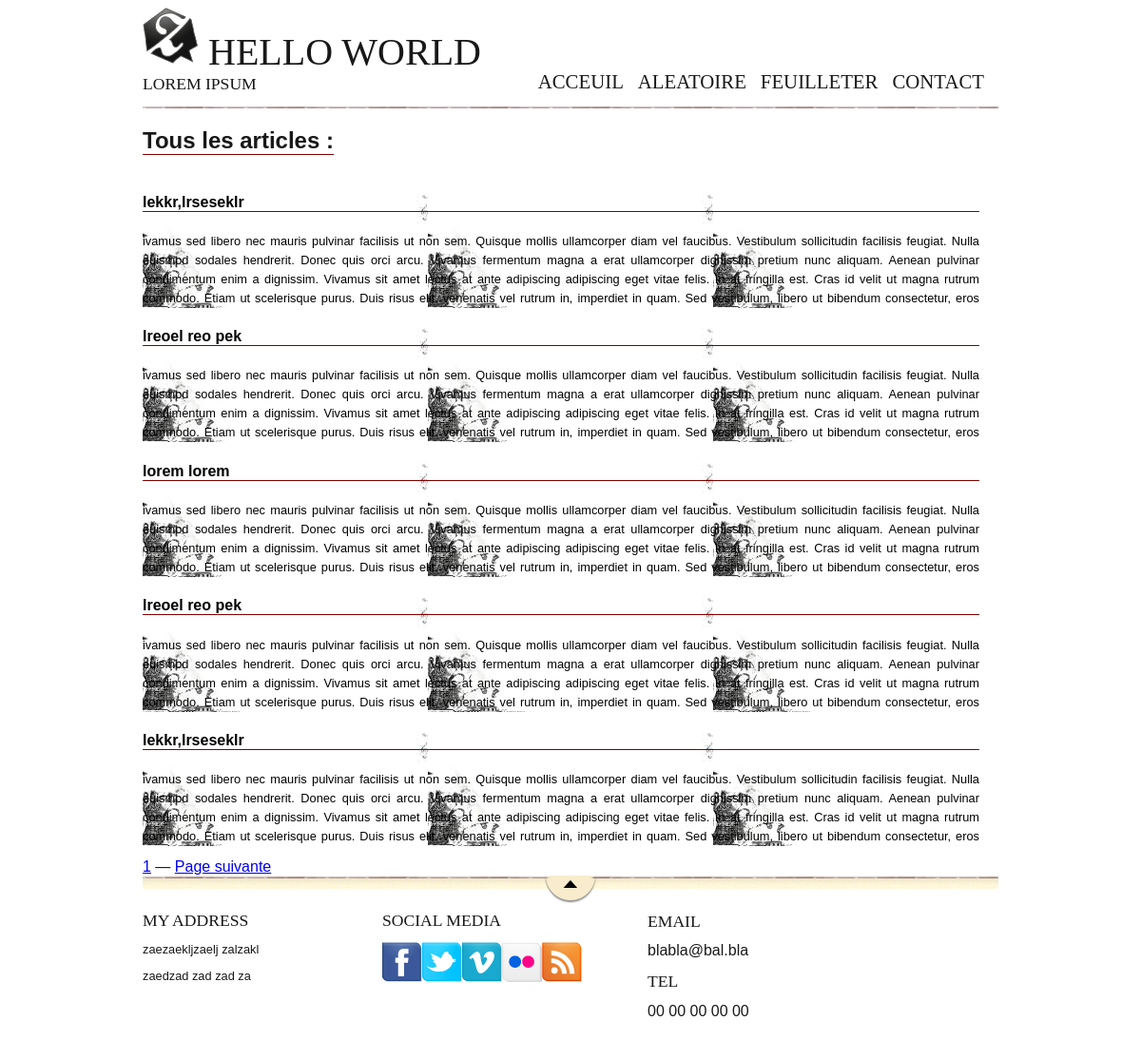
The app's page /all.php?page=1 with its own data.
### tables this page shows
CREATE TABLE IF NOT EXISTS `article` (
  `id_article` int(11) NOT NULL AUTO_INCREMENT,
  `contenu` text NOT NULL,
  `id_admin` int(11) NOT NULL,
  `da` datetime NOT NULL,
  `label` text NOT NULL,
  `views` int(11) NOT NULL DEFAULT '0',
  PRIMARY KEY (`id_article`),
  KEY `article_fk0` (`id_admin`)
);

### all.php (the view, shortened to what this page needs)
<!DOCTYPE html>
<html>
   <head>
      <link rel="stylesheet" href="css/style.css" />
   </head>
   <body>
      <?php   $servername = "localhost";
         $username = "root";
         $password = "";
         $conn = new mysqli($servername, $username, $password,'news'); ?>
      <div id="bloc_page">
         <h2 style="border-bottom: 1px solid maroon;display: inline-block;">Tous les articles : </h2>
         <article>
            <?php
               $limit=5;
               $page=$_GET["page"];
               $deb=($_GET["page"]-1)*$limit;
               $sql = "SELECT id_article,contenu,da,label FROM article order by id_article desc limit 5 OFFSET ". $deb;
                                  $result = $conn->query($sql);
                                  while ($row = mysqli_fetch_assoc($result)) {
                                     echo  '<a href="post.php?id='.$row["id_article"].'"><div class="art">
                                  <h4>'.$row['label'].'</h4>
                                  <p>'.$row['contenu'].'</p>
                                  </a></div>';
                                  }
                                  $resultFoundRows = $conn->query('SELECT found_rows() AS num');
                                  $nombredElementsTotal = mysqli_fetch_assoc($resultFoundRows);
                                  $nombreDePages = ceil($nombredElementsTotal["num"] / $limit);
                  ?>
                  <a href="?page=<?php echo $page - 1; ?>">Page précédente</a> — <?php
               					for ($i = 1; $i <= $nombreDePages; $i++){
                   ?><a href="?page=<?php echo $i; ?>"><?php echo $i; ?></a> <?php
               }
               		if ($page==$nombreDePages){
                   ?>— <a href="?page=<?php echo $page + 1;?>">Page suivante</a><?php
               }
               ?>
   </body>
</html>

### css/style.css (style rules this page uses)
body { font-family: 'Trebuchet MS', Arial, sans-serif; color: #181818; }
#bloc_page { width: 900px; margin: auto; }
section h1, footer h1, nav a { font-family: Dayrom, serif; font-weight: normal; text-transform: uppercase; }
header { background: url('../images/separateur.png') repeat-x bottom; display: flex; justify-content: space-between; align-items: flex-end; }
#titre_principal { display: flex; flex-direction: column; }
#logo { display: flex; flex-direction: row; align-items: baseline; }
#logo img { width: 59px; height: 60px; }
header h1 { font-family: 'BallparkWeiner', serif; font-size: 2.5em; font-weight: normal; margin: 0 0 0 10px; }
header h2 { font-family: Dayrom, serif; font-size: 1.1em; margin-top: 0px; font-weight: normal; }
nav ul { list-style-type: none; display: flex; }
nav li { margin-right: 15px; }
nav a { font-size: 1.3em; color: #181818; padding-bottom: 3px; text-decoration: none; }
article, aside { text-align: justify; }
article { margin-right: 20px; flex: 3; }
article p { font-size: 0.8em; }
footer { display: flex; background: url('../images/ico_top.png') no-repeat top center, url('../images/separateur.png') repeat-x top, url('images/ombre.png') repeat-x top; padding-top: 25px; }
footer p, footer ul { font-size: 0.8em; }
footer h1 { font-size: 1.1em; }
#add { width: 28%; }
#mes_amis { width: 31%; }
.art { background-image:url('../images/b.jpg'); }
.art h4 { border-bottom: 1px solid maroon; }
.art p { line-height: 20px; height: 80px; overflow: hidden; }
.art a { color: black; text-decoration: none; }

### records on screen
article: label "lekkr,lrseseklr", contenu "ivamus sed libero nec mauris pulvinar facilisis ut non sem. Quisque mollis ullamcorper diam vel faucibus. Vestibulum sollicitudin facilisis feugiat. Nulla euismod sodales hendrerit. Donec quis orci arcu. Vivamus fermentum magna a erat ullamcorper dignissim pretium nunc aliquam. Aenean pulvinar condimentum enim a dignissim. Vivamus sit amet lectus at ante adipiscing adipiscing eget vitae felis. In at fringilla est. Cras id velit ut magna rutrum commodo. Etiam ut scelerisque purus. Duis risus elit, venenatis vel rutrum in, imperdiet in quam. Sed vestibulum, libero ut bibendum consectetur, eros…"
article: label "lreoel reo pek", contenu "ivamus sed libero nec mauris pulvinar facilisis ut non sem. Quisque mollis ullamcorper diam vel faucibus. Vestibulum sollicitudin facilisis feugiat. Nulla euismod sodales hendrerit. Donec quis orci arcu. Vivamus fermentum magna a erat ullamcorper dignissim pretium nunc aliquam. Aenean pulvinar condimentum enim a dignissim. Vivamus sit amet lectus at ante adipiscing adipiscing eget vitae felis. In at fringilla est. Cras id velit ut magna rutrum commodo. Etiam ut scelerisque purus. Duis risus elit, venenatis vel rutrum in, imperdiet in quam. Sed vestibulum, libero ut bibendum consectetur, eros…"
article: label "lorem lorem", contenu "ivamus sed libero nec mauris pulvinar facilisis ut non sem. Quisque mollis ullamcorper diam vel faucibus. Vestibulum sollicitudin facilisis feugiat. Nulla euismod sodales hendrerit. Donec quis orci arcu. Vivamus fermentum magna a erat ullamcorper dignissim pretium nunc aliquam. Aenean pulvinar condimentum enim a dignissim. Vivamus sit amet lectus at ante adipiscing adipiscing eget vitae felis. In at fringilla est. Cras id velit ut magna rutrum commodo. Etiam ut scelerisque purus. Duis risus elit, venenatis vel rutrum in, imperdiet in quam. Sed vestibulum, libero ut bibendum consectetur, eros…"
article: label "lreoel reo pek", contenu "ivamus sed libero nec mauris pulvinar facilisis ut non sem. Quisque mollis ullamcorper diam vel faucibus. Vestibulum sollicitudin facilisis feugiat. Nulla euismod sodales hendrerit. Donec quis orci arcu. Vivamus fermentum magna a erat ullamcorper dignissim pretium nunc aliquam. Aenean pulvinar condimentum enim a dignissim. Vivamus sit amet lectus at ante adipiscing adipiscing eget vitae felis. In at fringilla est. Cras id velit ut magna rutrum commodo. Etiam ut scelerisque purus. Duis risus elit, venenatis vel rutrum in, imperdiet in quam. Sed vestibulum, libero ut bibendum consectetur, eros…"
article: label "lekkr,lrseseklr", contenu "ivamus sed libero nec mauris pulvinar facilisis ut non sem. Quisque mollis ullamcorper diam vel faucibus. Vestibulum sollicitudin facilisis feugiat. Nulla euismod sodales hendrerit. Donec quis orci arcu. Vivamus fermentum magna a erat ullamcorper dignissim pretium nunc aliquam. Aenean pulvinar condimentum enim a dignissim. Vivamus sit amet lectus at ante adipiscing adipiscing eget vitae felis. In at fringilla est. Cras id velit ut magna rutrum commodo. Etiam ut scelerisque purus. Duis risus elit, venenatis vel rutrum in, imperdiet in quam. Sed vestibulum, libero ut bibendum consectetur, eros…"
